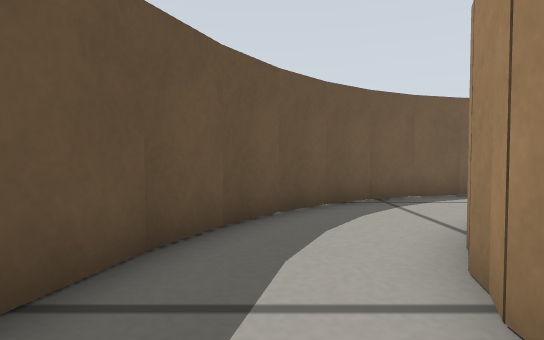
[1] (above)

14 first-person views from a walk through a robot-simulator world made for Gazebo. The camera is 0.19 m above the floor, tilts 2° down and sees 80° across. The floor is counted in squares, 0.2 m on a side. Each view is taken from the middle of a square. On the plan, view 1 faces up. The plan holds only what a view shows up to about 12 squares ahead; the rest is blank.

[2]
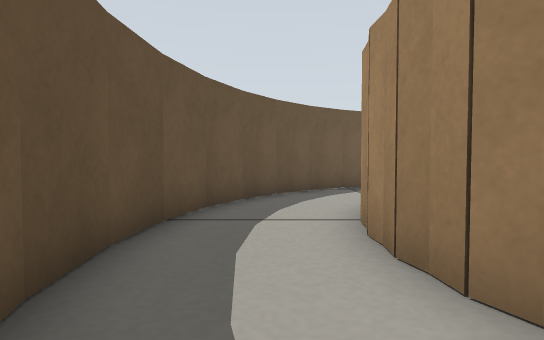

[3]
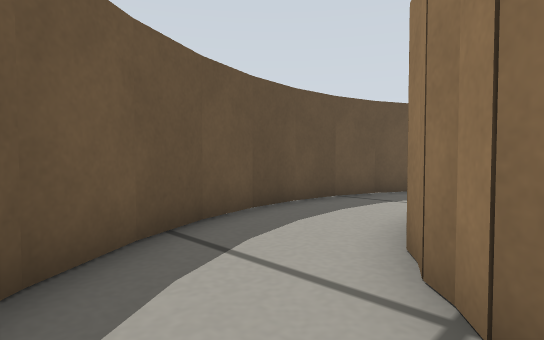

[4]
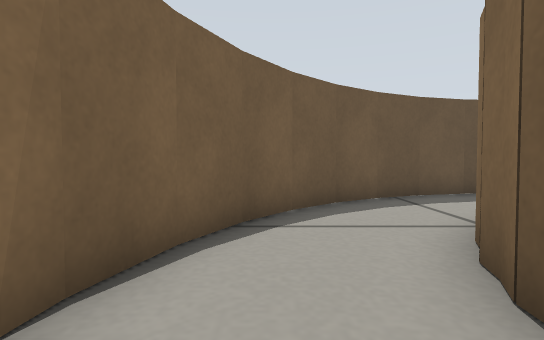

[5]
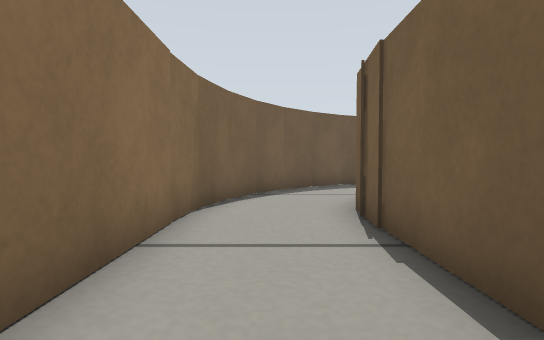

[6]
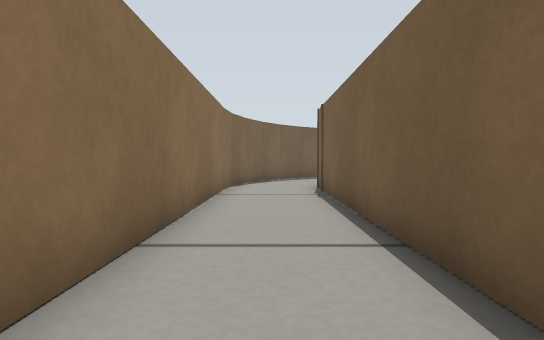

[7]
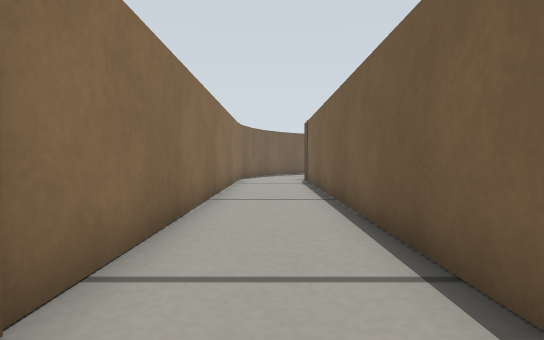

[8]
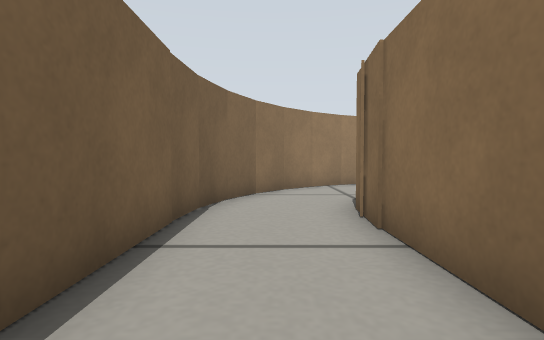

[9]
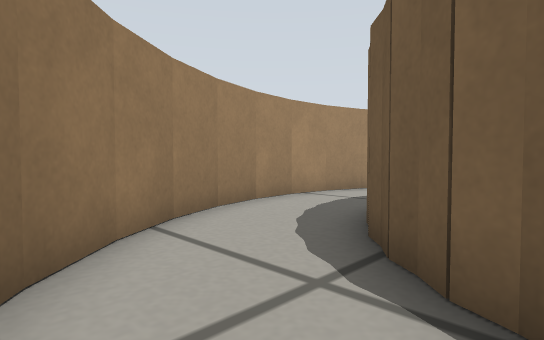

[10]
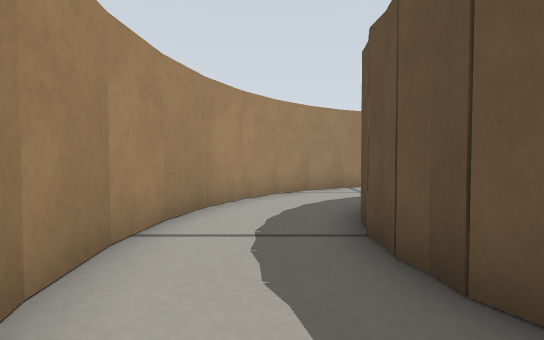

[11]
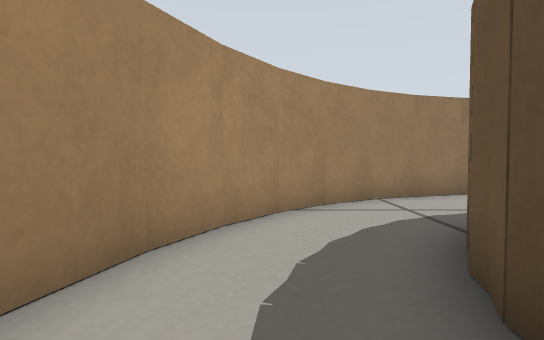

[12]
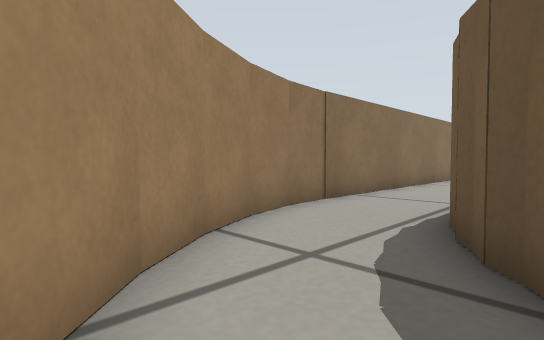

[13]
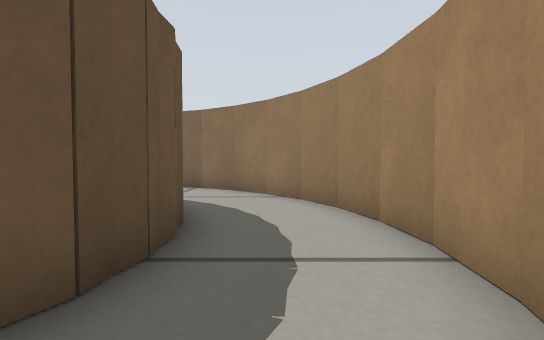

[14]
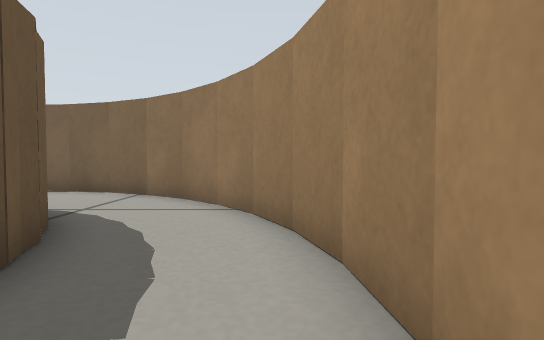

### Floor plan
Ten units are one square. View 1 is at (0, 0); x grows to the right and y downward. Boxes are objects, and circles mark ways between rooms. Rooms are numbered by the first view taken in them; rooms with no view inside come last. Other rooms are left out.
<svg viewBox="-23 -80 296 289">
<path fill="none" stroke="#000" d="M-18 -6 -16 9M-16 -20 -18 -5M-17 8 -13 23M-12 -33 -16 -19M13 4 12 -1 13 -18M13 8 12 -9 16 -27M-13 22 -7 35M21 24 13 8M22 64 36 70M49 44 32 36M34 70 50 74M57 46 41 41M202 45 49 45M211 80 224 89M213 81 217 83 229 96M229 56 215 50 201 46M48 75 201 75M239 64 227 55M249 74 238 63M229 96 237 112M224 89 234 104M257 86 249 73M263 99 256 84M266 139 268 124M268 126 266 110M237 112 238 129 234 147M267 112 262 96M263 153 266 138M234 104 238 121 237 138M237 138 229 155M256 166 263 151M249 177 257 164M220 164 217 167 201 174M227 195 239 186M222 162 209 171M238 187 249 176M214 200 228 194M200 204 215 200M-6 -46 -13 -31M2 -57 -7 -45M13 -18 21 -35M23 -75 11 -66 1 -56M1 46 11 57M11 56 23 65M-7 34 1 47M24 28 21 24M27 32 16 16"/>
<circle cx="0" cy="10" r="3" fill="#2a7"/>
<circle cx="0" cy="-20" r="3" fill="#2a7"/>
<circle cx="10" cy="30" r="3" fill="#2a7"/>
<circle cx="50" cy="60" r="3" fill="#2a7"/>
<circle cx="30" cy="50" r="3" fill="#2a7"/>
<circle cx="240" cy="80" r="3" fill="#2a7"/>
<circle cx="250" cy="110" r="3" fill="#2a7"/>
<circle cx="250" cy="150" r="3" fill="#2a7"/>
<circle cx="240" cy="170" r="3" fill="#2a7"/>
<text x="-10" y="-10">1</text>
<text x="0" y="20">2</text>
<text x="30" y="50">3</text>
<text x="140" y="70">4</text>
<text x="240" y="90">5</text>
<text x="250" y="130">6</text>
<text x="240" y="150">7</text>
<text x="220" y="180">8</text>
<text x="10" y="-40">9</text>
<text x="10" y="40">10</text>
</svg>
Room 1 opens to room 2. Room 1 opens to room 9. Room 2 opens to room 10. Room 3 opens to room 4. Room 3 opens to room 10. Room 4 opens to room 5. Room 5 opens to room 6. Room 6 opens to room 7. Room 7 opens to room 8.

Where each view was taken, in squares from view 1:
view 1: 0 up, 0 right, facing up
view 2: 3 down, 0 right, facing up
view 3: 5 down, 3 right, facing up-left
view 4: 6 down, 7 right, facing left
view 5: 6 down, 11 right, facing left
view 6: 6 down, 16 right, facing left
view 7: 6 down, 20 right, facing left
view 8: 6 down, 14 right, facing right
view 9: 6 down, 21 right, facing down-right
view 10: 9 down, 25 right, facing down
view 11: 12 down, 25 right, facing down
view 12: 16 down, 25 right, facing down-left
view 13: 16 down, 25 right, facing up
view 14: 14 down, 26 right, facing up
